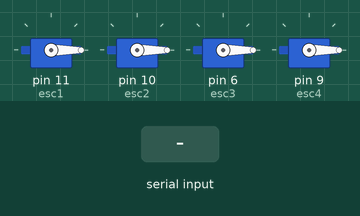
The sketch below on a simulated Arduino Uno, built with avr-gcc and run on an emulated ATmega328P. On the bench: 4 × servo. Inputs (shaded band) come from the test bench. What the sketch prints to the serial monitor is not drawn.

Above: at 1.2 s.
1.3 s: "30,150\n" received over Serial
At 2.1 s:
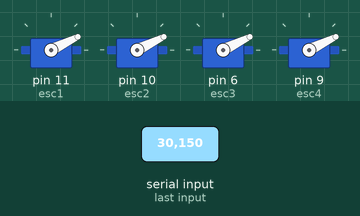
3.8 s: "90,45\n" received over Serial
At 5.2 s:
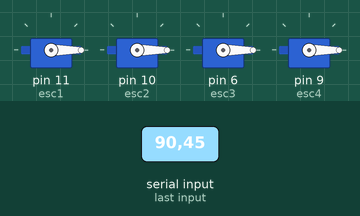
Timing chart, 0 to 6.8 s (numbered marks = the images above; inputs shaded):
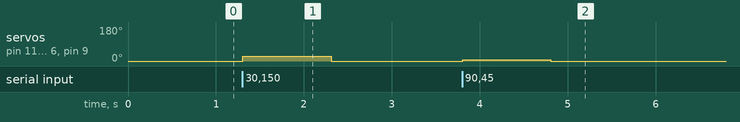

Measured:
- after the input at 1.3 s, servo on pin 11 (esc1), servo on pin 10 (esc2), servo on pin 6 (esc3), servo on pin 9 (esc4): 0° → 26° at once, → 0° 1.0 s later
- after the input at 3.8 s, servo on pin 11 (esc1), servo on pin 10 (esc2), servo on pin 6 (esc3), servo on pin 9 (esc4): 0° → 7° at once, → 0° 1.0 s later

The sketch:

throttle_test.ino
```cpp
#include <Servo.h>
// no reverse
// need to implement relay method to make reverse


Servo esc1;
Servo esc2;
Servo esc3;
Servo esc4;

int throttlePin = 0;
int throttleValue;
void setup()
{
esc1.attach(11);
esc2.attach(10);
esc3.attach(6);
esc4.attach(9);
Serial.begin(9600);
}

void loop()
{
  if (Serial.available()){
    throttleValue = Serial.parseInt();
  }


int throttle= map(throttleValue, 0, 1023,
 0, 179);

sped(throttle);
Serial.println(throttle);
}

void sped(int throttle){
esc1.write(throttle);
esc2.write(throttle);
esc3.write(throttle);
esc4.write(throttle);
}
```
